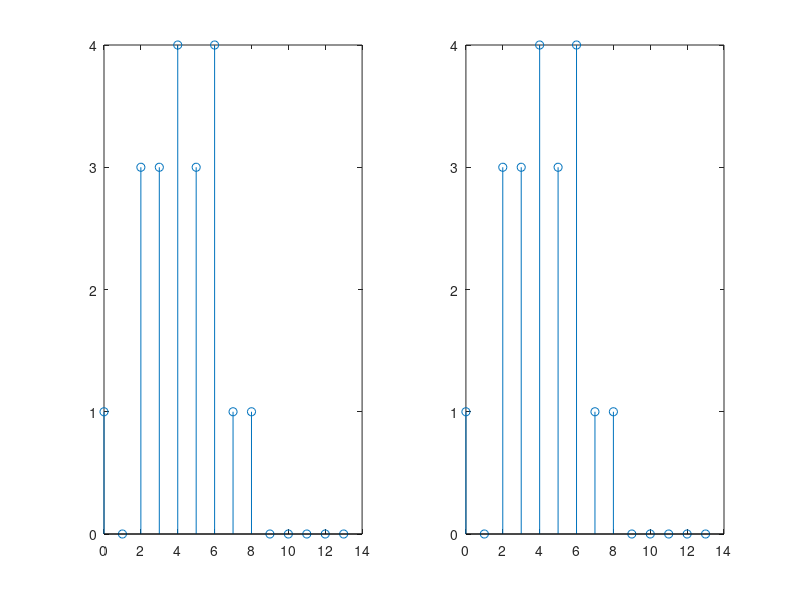

Write MATLAB code to recreate this figure.
x1=[1 1 1 1 1 0 0 0 0 0];
h1=[1 -1 3 0 1];
y1=conv(x1,h1);
y2=conv(h1,x1);
n=0:13;
subplot(1,2,1);
stem(n,y1);
subplot(1,2,2);
stem(n,y2);